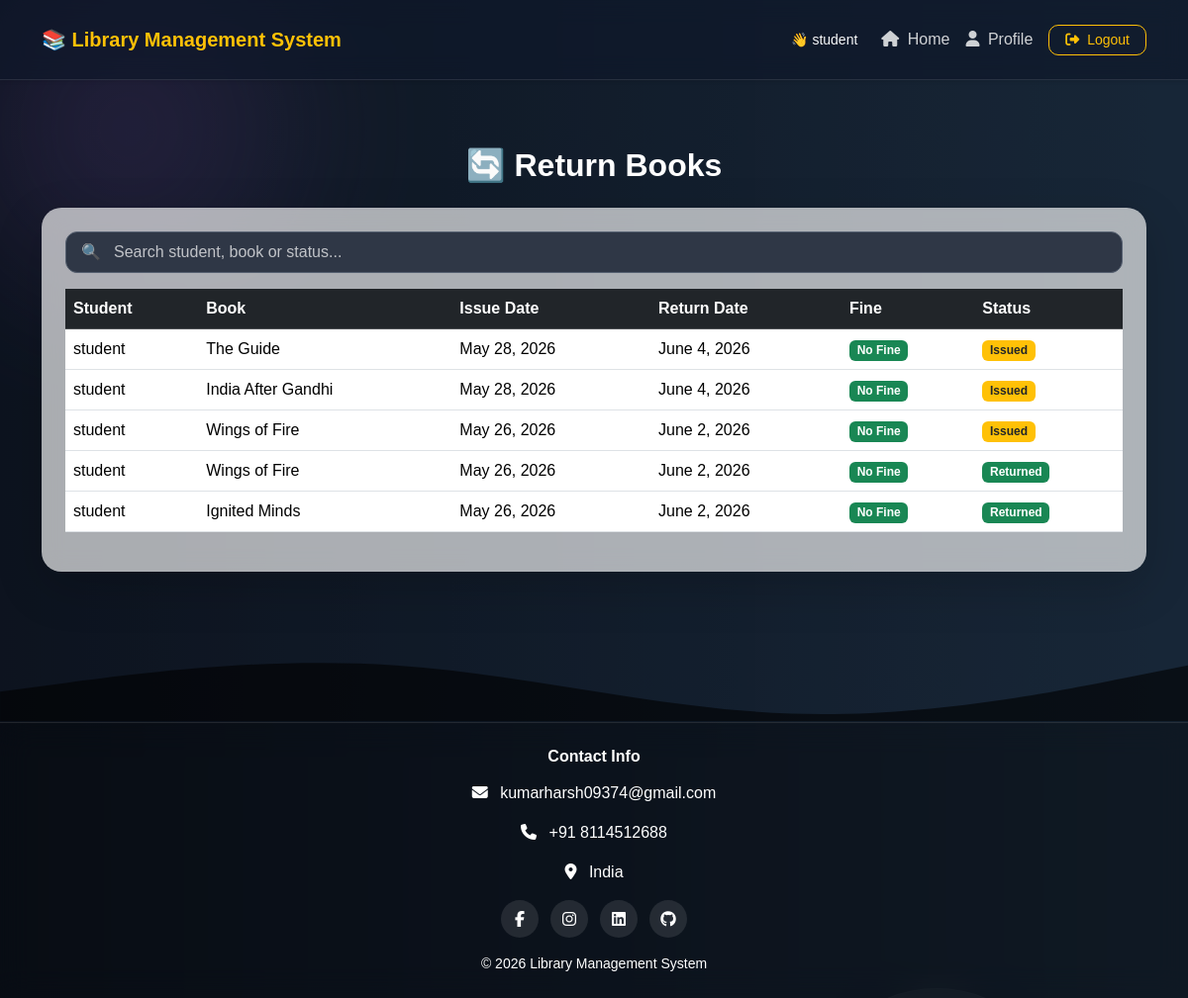
Page /books/return-book/ (signed in) on the earlier database version.
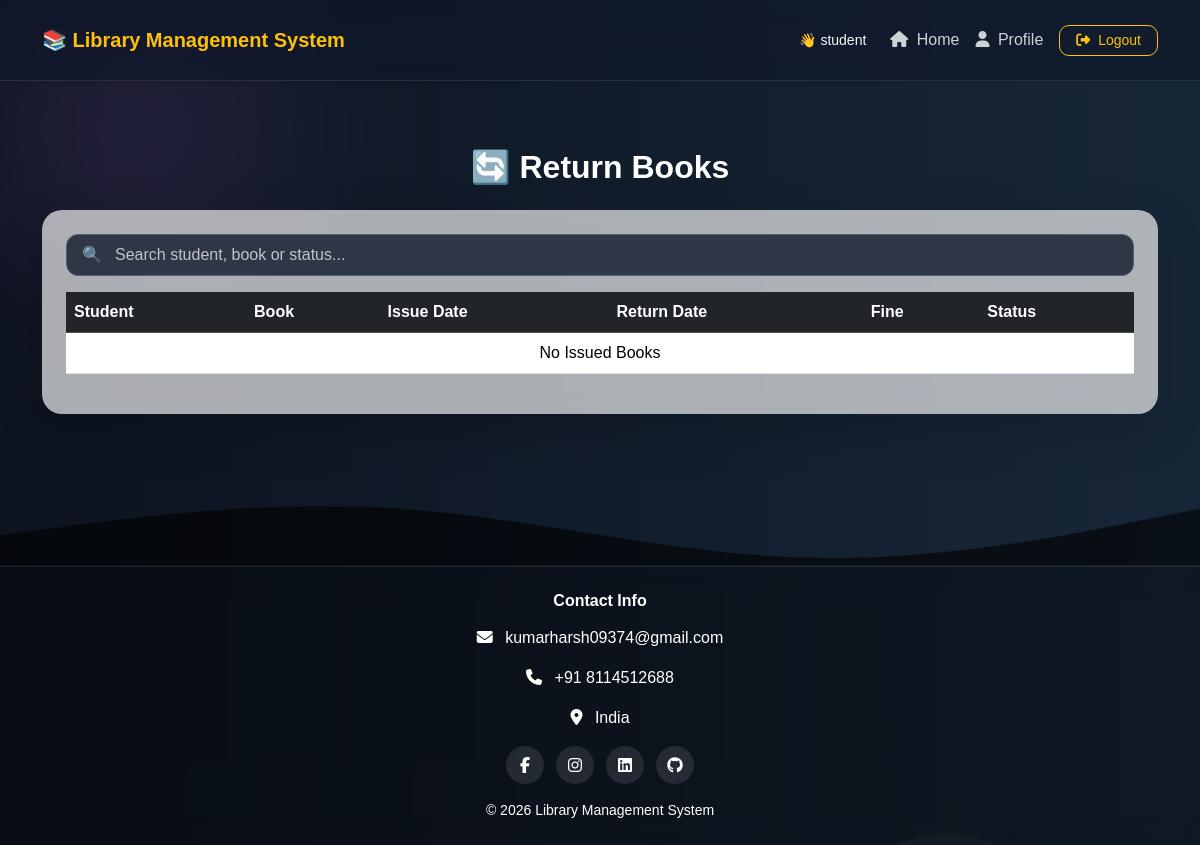
Same page on the later database version.
### books/models.py (models this page shows, shortened)
class IssuedBook(models.Model):
    student = models.ForeignKey(
        User,
        on_delete=models.CASCADE
    )
    book = models.ForeignKey(
        Book,
        on_delete=models.CASCADE
    )
    issue_date = models.DateField()
    return_date = models.DateField(
        null=True,
        blank=True
    )
    fine = models.IntegerField(
        default=0
    )
    returned = models.BooleanField(
        default=False
    )

class Book(models.Model):
    title = models.CharField(
        max_length=200
    )
    author = models.CharField(
        max_length=200
    )
    isbn = models.CharField(
        max_length=100,
        default='N/A'
    )
    quantity = models.IntegerField(
        default=1
    )
    added_at = models.DateTimeField(
        default=timezone.now
    )

### books/views.py (the view)
# urls.py: path('return-book/', views.return_book, name='return_book'),
@login_required
def return_book(request):
    if request.user.is_superuser or request.user.is_staff:
        issued_books = IssuedBook.objects.all().order_by('returned', '-issue_date')
    else:
        issued_books = IssuedBook.objects.filter(
            student=request.user
        ).order_by('returned', '-issue_date')
    today = timezone.now().date()
    for issue in issued_books:
        if not issue.returned and issue.return_date and today > issue.return_date:
            days_late = (today - issue.return_date).days
            new_fine = days_late * 5  # Rs. 5 per day
            if issue.fine != new_fine:
                issue.fine = new_fine
                issue.save()
    return render(request, 'books/return_book.html', {
        'issued_books': issued_books,
        'today': today,
    })

### books/templates/books/return_book.html (shortened to what this page needs)
{% extends 'base.html' %}
{% block content %}
{% include 'includes/dashboard_navbar.html' %}
<div class="container py-5">
    <div class="text-center mb-4">
        <h2 class="text-white fw-bold">🔄 Return Books</h2>
    </div>
    <div class="card shadow-lg border-0 p-4" style="border-radius:20px;">
        <div class="position-relative mb-3">
            <span class="position-absolute top-50 start-0 translate-middle-y ms-3 text-muted">
                🔍
            </span>
            <input type="text" id="returnSearch" class="form-control ps-5"
                placeholder="Search student, book or status..." style="
                        background: rgba(255,255,255,0.9);
                        border: 1px solid rgba(0,0,0,0.1);
                        border-radius: 12px;
                        color: #000;
                        height: 42px;
                   ">
        </div>
        <div class="table-responsive">
            <table class="table table-hover align-middle" id="returnTable">
                <thead class="table-dark">
                    <tr>
                        <th>Student</th>
                        <th>Book</th>
                        <th>Issue Date</th>
                        <th>Return Date</th>
                        <th>Fine</th>
                        <th>Status</th>
                    </tr>
                </thead>
                <tbody>
                    {% for issue in issued_books %}
                    <tr>
                        <td>{{ issue.student.username }}</td>
                        <td>{{ issue.book.title }}</td>
                        <td>{{ issue.issue_date }}</td>
                        <td>{{ issue.return_date }}</td>
                        <td>
                            {% if issue.fine > 0 %}
                            <span class="badge bg-danger">₹{{ issue.fine }}</span>
                            {% else %}
                            <span class="badge bg-success">No Fine</span>
                            {% endif %}
                        </td>
                        <td>
                            {% if issue.returned %}
                            <span class="badge bg-success">Returned</span>
                            {% else %}
                            <span class="badge bg-warning text-dark">Issued</span>
                            {% endif %}
                        </td>
                    </tr>
                    {% empty %}
                    <tr>
                        <td colspan="7" class="text-center">
                            No Issued Books
                        </td>
                    </tr>
                    {% endfor %}
                </tbody>
            </table>
        </div>
    </div>
</div>
{% endblock %}

### templates/base.html (shortened to what this page needs)
{% load static %}
<!DOCTYPE html>
<html lang="en">
<head>
    <link href="https://cdn.jsdelivr.net/npm/bootstrap@5.3.3/dist/css/bootstrap.min.css" rel="stylesheet">
    <link rel="stylesheet" href="https://cdnjs.cloudflare.com/ajax/libs/font-awesome/6.5.1/css/all.min.css">
    <link rel="stylesheet" href="{% static 'css/style.css' %}">
</head>
<body>
    <div class="bg-animation">
        <span></span>
    </div>
    <div class="toast-container position-fixed top-0 end-0 p-3" style="z-index:9999;">
    </div>
    {% block content %}
    {% endblock %}
    {% include 'includes/footer.html' %}
</body>
</html>

### templates/includes/dashboard_navbar.html (shortened to what this page needs)
<nav class="navbar navbar-expand-lg navbar-dark shadow-sm" style="background: rgba(0,0,0,0.55);
            backdrop-filter: blur(12px);
            border-bottom: 1px solid rgba(255,255,255,0.1);">
    <div class="container">
        <a class="navbar-brand fw-bold text-warning" href="{% if user.is_authenticated %}
                    {% if user.is_superuser %}
                        {% url 'admin_dashboard' %}
                    {% elif user.is_staff %}
                        {% url 'staff_dashboard' %}
                    {% else %}
                        {% url 'student_dashboard' %}
                    {% endif %}
                 {% else %}
                    {% url 'home' %}
                 {% endif %}">
            📚 Library Management System
        </a>
        <div class="collapse navbar-collapse" id="navbarNav">
            <ul class="navbar-nav ms-auto align-items-center">
                {% if user.is_authenticated %}
                <li class="nav-item me-3">
                    <span class="text-light small">
                        👋 {{ request.user.username }}
                    </span>
                </li>
                <li class="nav-item">
                    <a class="nav-link" href="
                           {% if user.is_superuser %}
                                {% url 'admin_dashboard' %}
                           {% elif user.is_staff %}
                                {% url 'staff_dashboard' %}
                           {% else %}
                                {% url 'student_dashboard' %}
                           {% endif %}
                           ">
                        <i class="fa fa-home me-1"></i> Home
                    </a>
                </li>
                <li class="nav-item">
                    <a class="nav-link" href="{% url 'profile' %}">
                        <i class="fa fa-user me-1"></i> Profile
                    </a>
                </li>
                <li class="nav-item ms-2">
                    <button type="button" class="btn btn-outline-warning btn-sm px-3" data-bs-toggle="modal"
                        data-bs-target="#logoutModal">
                        <i class="fa fa-sign-out-alt me-1"></i> Logout
                    </button>
                </li>
                {% endif %}
            </ul>
        </div>
    </div>
</nav>

### templates/includes/footer.html
<footer class="footer-custom text-white text-center mt-auto">
    <div class="wave">
        <svg viewBox="0 0 1440 100">
            <path fill="rgba(0,0,0,0.6)"
                d="M0,64L80,53.3C160,43,320,21,480,32C640,43,800,85,960,90.7C1120,96,1280,64,1360,48L1440,32L1440,100L0,100Z">
            </path>
        </svg>
    </div>
    <div class="glass-footer py-4">
        <div class="container">
            <h6 class="mb-3 fw-bold">Contact Info</h6>
            <p class="footer-item">
                <i class="fa-solid fa-envelope me-2"></i>
                <a href="mailto:kumarharsh09374@gmail.com" style="color:inherit; text-decoration:none;">
                    kumarharsh09374@gmail.com
                </a>
            </p>
            <p class="footer-item">
                <i class="fa-solid fa-phone me-2"></i>
                +91 8114512688
            </p>
            <p class="footer-item">
                <i class="fa-solid fa-location-dot me-2"></i>
                India
            </p>
            <div class="social-icons mt-3">
                <a href="https://www.facebook.com/share/1AbgyM3z3y/" class="social-btn" target="_blank">
                    <i class="fab fa-facebook-f"></i>
                </a>
                <a href="https://instagram.com/arxharsh" class="social-btn" target="_blank">
                    <i class="fab fa-instagram"></i>
                </a>
                <a href="https://www.linkedin.com/in/harsh-kumar-203146339" class="social-btn" target="_blank">
                    <i class="fab fa-linkedin"></i>
                </a>
                <a href="https://github.com/Harsh-kumar-coder" class="social-btn" target="_blank">
                    <i class="fab fa-github"></i>
                </a>
            </div>
            <small class="d-block mt-3 text-white">
                © 2026 Library Management System
            </small>
        </div>
    </div>
</footer>

### static/css/style.css (style rules this page uses)
html, body { height: 100%; margin: 0; padding: 0; scroll-behavior: smooth; }
body { padding-top: 100px; background: linear-gradient(to right, #141e30, #243b55); min-height: 100vh; display: flex; flex-direction: column; font-family: Arial, sans-serif; overflow-x: hidden; position: relative; }
body::before { content: ""; position: fixed; inset: 0; background: rgba(0, 0, 0, .35); z-index: -3; }
body::after { content: ""; position: fixed; width: 500px; height: 500px; background: radial-gradient(circle, rgba(118, 75, 162, .22), transparent 70%); top: -120px; left: -120px; filter: blur(45px); animation: moveGlow 10s ease-in-out infinite alternate; z-index: -2; }
.bg-animation { position: fixed; inset: 0; overflow: hidden; z-index: -1; pointer-events: none; }
.bg-animation span { position: absolute; bottom: -250px; border-radius: 50%; background: rgba(255, 255, 255, .05); border: 1px solid rgba(255, 255, 255, .08); backdrop-filter: blur(10px); box-shadow: inset 0 0 20px rgba(255, 255, 255, .08), 0 0 30px rgba(0, 0, 0, .15); animation: floatBubble linear infinite; }
.bg-animation span:nth-child(4) { left: 68%; width: 260px; height: 260px; animation-duration: 26s; animation-delay: 1s; }
.navbar { background: rgba(15, 23, 42, .65) !important; backdrop-filter: blur(18px); -webkit-backdrop-filter: blur(18px); border-bottom: 1px solid rgba(255, 255, 255, .08); border-radius: 0px; box-shadow: 0 8px 30px rgba(0, 0, 0, .25); transition: .3s; }
.navbar { position: fixed; top: 0; padding-top: 20px; padding-bottom: 20px; left: 0; width: 100%; z-index: 1000; backdrop-filter: blur(18px); }
.navbar-brand { font-size: 20px; font-weight: 700; }
.navbar .nav-link { color: rgba(255, 255, 255, .8) !important; padding: 6px 10px; border-radius: 8px; transition: .3s; }
.card { border-radius: 20px; backdrop-filter: blur(12px); background: rgba(255, 255, 255, .65); box-shadow: 0 8px 25px rgba(0, 0, 0, .2); transition: .3s; }
#returnSearch, #bookSearch, #searchRequest, #userSearch { background: #2f3746 !important; border: 1px solid #556070 !important; color: #f9f8f8 !important; border-radius: 12px !important; height: 44px; transition: .3s; }
#returnSearch::placeholder, #bookSearch::placeholder, #searchRequest::placeholder, #userSearch::placeholder { color: rgba(255, 255, 255, .7) !important; }
button { border-radius: 10px !important; font-weight: 600; }
footer { margin-top: auto; }
.footer-custom, .glass-footer { width: 100%; border-radius: 0 !important; }
.footer-custom { padding-top: 20px; }
.glass-footer { background: rgba(0, 0, 0, .35); backdrop-filter: blur(15px); border-top: 1px solid rgba(255, 255, 255, .1); }
.social-icons { display: flex; justify-content: center; gap: 12px; }
.social-btn { width: 38px; height: 38px; display: flex; align-items: center; justify-content: center; border-radius: 50%; background: rgba(255, 255, 255, .1); color: #fff; text-decoration: none; transition: .3s; }

Differences in the rows shown:
removed IssuedBook: student.username "student", book "The Guide", issue_date "May 28, 2026", return_date "June 4, 2026", fine "No Fine", returned "Issued"
removed IssuedBook: student.username "student", book "India After Gandhi", issue_date "May 28, 2026", return_date "June 4, 2026", fine "No Fine", returned "Issued"
removed IssuedBook: student.username "student", book "Wings of Fire", issue_date "May 26, 2026", return_date "June 2, 2026", fine "No Fine", returned "Issued"
removed IssuedBook: student.username "student", book "Wings of Fire", issue_date "May 26, 2026", return_date "June 2, 2026", fine "No Fine", returned "Returned"
removed IssuedBook: student.username "student", book "Ignited Minds", issue_date "May 26, 2026", return_date "June 2, 2026", fine "No Fine", returned "Returned"
Other differences:
text now shown: "No Issued Books"
